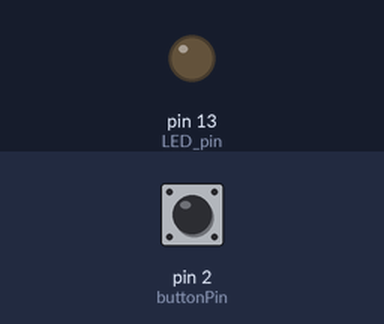
A sketch run on a simulated Arduino Uno, built with avr-gcc and run on an emulated ATmega328P. Parts: output pins drawn as LEDs (lit = HIGH). Dashed ring = blinking. The test bench sets the inputs (shaded band); at power-on: pin 2 (buttonPin) LOW.

Above: at 1.2 s.
1.3 s: pin 2 (buttonPin) pulled HIGH for 1 s
At 1.55 s:
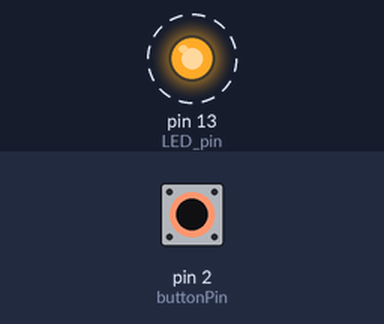
4.3 s: pin 2 (buttonPin) pulled HIGH for 3.2 s
At 7.9 s:
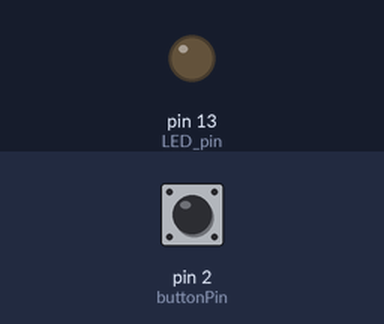
Timing chart, 0 to 9.4 s (numbered marks = the images above; inputs shaded):
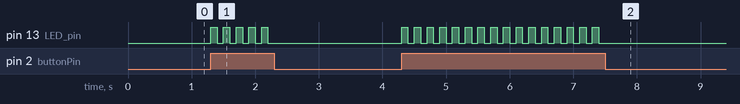

The sketch:

Windows_signin.ino
```cpp
const int buttonPin = 2;     // the number of the pushbutton pin
const int LED_pin = 13;

// variables will change:
int buttonState = 0;         // variable for reading the pushbutton status
boolean is_on = false;
void setup() {
  // initialize the pushbutton pin as an input:
  Serial.begin(9600);

  pinMode(buttonPin, INPUT);
  pinMode(LED_pin, OUTPUT);
}

void loop() {
  // read the state of the pushbutton value:
  buttonState = digitalRead(buttonPin);

  // check if the pushbutton is pressed. If it is, the buttonState is HIGH:
  if (buttonState == HIGH) {
    // turn LED on:
    if(is_on){
      digitalWrite(LED_pin, LOW);
      is_on = false;
    }
    else {
      digitalWrite(LED_pin, HIGH);
      is_on = true;
    }

  }
  delay(100);
}
```

Measured:
- after the input at 1.3 s, pin 13 (LED_pin): alternates HIGH for 0.10 s and LOW for 0.10 s, 10 changes in all, then stays LOW, starting at once
- after the input at 4.3 s, pin 13 (LED_pin): alternates HIGH for 0.10 s and LOW for 0.10 s, 32 changes in all, then stays LOW, starting at once
